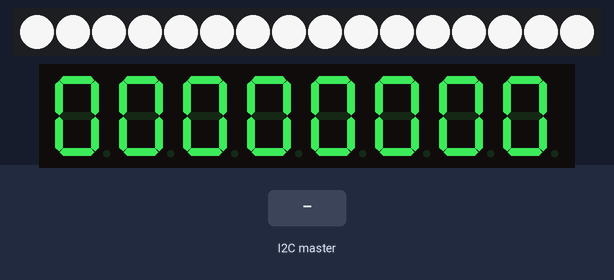
This sketch was run on a simulated Arduino Uno, built with avr-gcc and run on an emulated ATmega328P. On the bench: 16 RGB LEDs in strip order, left to right, 8-digit seven-segment display. Inputs (shaded band) come from the test bench.

Above: at 1.2 s.
1.3 s: the I2C master sends the byte 1
At 1.7 s:
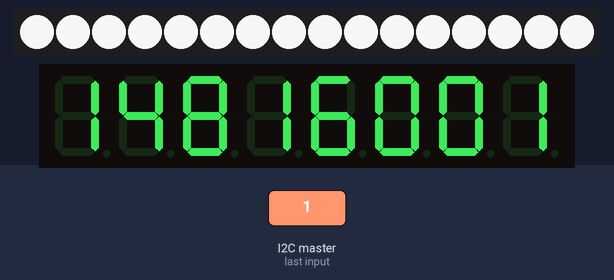
2.8 s: the I2C master sends the byte 0
At 4.0 s:
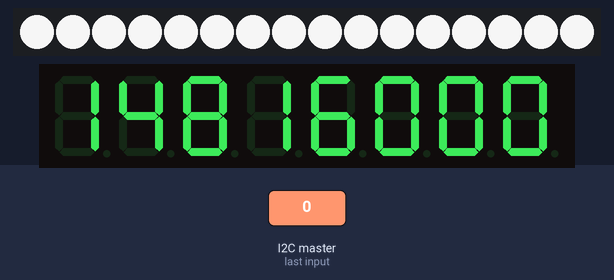
Timing chart, 0 to 5.8 s (numbered marks = the images above; inputs shaded):
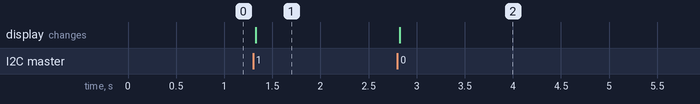

Measured:
- after the input at 1.3 s, the display: changes at once (image 1)
- after the input at 2.8 s, the display: changes at once (image 2)

The sketch:

main_display.ino
```cpp
/*
 * Code for Pinball Display Arduino
 * Mike Hilton, Eckerd College
 *
 * This program implements the score display, NeoPixel effects,
 * and sound output for the NA125 STEM course pinball machine.
 */

// If DEBUG is defined, debug messages will be printed to the serial monitor.
#undef DEBUG

#include "PixelStrand.h"

// I2C communication info
#include <Wire.h>
#define I2C_MY_ADDRESS 9

// NeoPixel Strand
// One extra pixel is allocated to simplify the pixel rotation effect
#define UseNeoPixels              // undef this if no NeoPixels are used
#ifdef UseNeoPixels
#define numNeoPixels 16            // number of pixels in strand, plus 1
#define pinNeoPixels 7            // I/O pin used to control NeoPixel strand
PixelStrand *neopixels;
#endif

///// MAX7219 8-Digital 7-Segment Display Module
#include "LedControl.h"
// The score display is built of daisy-chained 4-digit 7-segment display units
#define scoreQuadDisplays 2    // the number of displays units
#define scoreDigitsToDisplay (scoreQuadDisplays * 4)  // the number of score digits that can be displayed
#define pinScoreLoad 10    // CS pin of display
#define pinScoreClock 11   // CLK pin of display
#define pinScoreData 12    // DIN pin of display
LedControl scoreDisplay = LedControl(pinScoreData,pinScoreClock,pinScoreLoad,1);

#define UseSound
#ifdef UseSound
////// MP3 Player for Sound Effects
#include <SoftwareSerial.h>
// The serial connections on the inexpensive Catalex MP3 board we are using has
// reversed RX and TX lines
#define pinMP3_RX 5  //should connect to TX of the Serial MP3 Player module
#define pinMP3_TX 6  //connect to RX of the module
SoftwareSerial mp3(pinMP3_RX, pinMP3_TX);
#endif

////// Global variables associated with display functions
long int score = 0;     // current score
int soundID = 0;        // ID of sound to play
int lightingID = 0;     // ID of lighting routine to perform


void setup() {
  // The MAX72XX is in power-saving mode on startup, we have to do a wakeup call
  scoreDisplay.shutdown(0,false);
  // Set the brightness to a medium values
  scoreDisplay.setIntensity(0,8);
  // clear the display
  scoreDisplay.clearDisplay(0);

#ifdef UseNeoPixels
  // set up the NeoPixel strip
  pinMode(pinNeoPixels, OUTPUT);
  neopixels = new PixelStrand(numNeoPixels, pinNeoPixels);
#endif

#ifdef UseSound
  // Initialize the MP3 player by sending Select Device command (0x09) with TF option (0x02)
  sendMp3Command(0x09, 0x02);
#endif

  // configure the I2C communications channel
  Wire.begin(I2C_MY_ADDRESS);
  Wire.onReceive(I2C_ReceiveEvent);

#ifdef DEBUG
  Serial.begin(9600);
  Serial.println("Initialized");
#endif
}

void loop() {
  DisplayScore(score);

#ifdef UseSound
  if (soundID) {
    // play the sound
    sendMp3Command(0x0D, soundID);
    soundID = 0;
  }
#endif

#ifdef DEBUG
  Serial.print("Score = ");
  Serial.print(score);
  Serial.print("   sound ID = ");
  Serial.print(soundID);
  Serial.print("   lighting ID = ");
  Serial.println(lightingID);
#endif
}


void DisplayScore(long int score) {
  // Shows the score on the 7-segment LED displays.

  // extract the digits from score
  for (int i=0; i < scoreDigitsToDisplay; i++) {
    int digit = score % 10;
    score = score / 10;
    scoreDisplay.setDigit(0, i, digit, false);
  }
}


void I2C_ReceiveEvent(int numBytes) {
  // The I2C master (the scoring computer) sends messages that contain:
  //    the current score     (3 bytes, least significant byte first)
  //    sound file ID         (1 byte)
  //    lighting routine ID   (1 byte)
  unsigned char bytes[5];

  // read the data into the bytes array
  int i = 0;
  while(Wire.available() && i < 5) {
    bytes[i++] = Wire.read();
  }

  // convert the first three bytes into the new score
  long int newScore = (long int)bytes[0];
  newScore |= ((long int)bytes[1]) << 8;
  newScore |= ((long int)bytes[2]) << 16;
  score = newScore;

  soundID = bytes[3];
  lightingID = bytes[4];
}


void printPixels() {
  // Print the color values of the neopixels object.

#ifdef UseNeoPixels
    Serial.println();
    for (int i=0; i < numNeoPixels; i++) {
      Serial.print(i);
      Serial.print(": ");
      Serial.print(neopixels->getColor(i, 0));
      Serial.print(", ");
      Serial.print(neopixels->getColor(i, 1));
      Serial.print(", ");
      Serial.println(neopixels->getColor(i, 2));
    }
    Serial.println();
#endif
}


#ifdef UseSound
void sendMp3Command(int8_t command, int16_t dat)
{
  // Send a command to the MP3 player.

  static int8_t Send_buf[8] = {0}; // Buffer for Send commands

  // create the command packet
  Send_buf[0] = 0x7e;   //
  Send_buf[1] = 0xff;   //
  Send_buf[2] = 0x06;   // Len
  Send_buf[3] = command;//
  Send_buf[4] = 0x00;   // 0x00 No feedback, 0x01 feedback
  Send_buf[5] = (int8_t)(dat >> 8);  //data high byte
  Send_buf[6] = (int8_t)(dat);       //data low byte
  Send_buf[7] = 0xef;   //

  // write the command to the player
  for (uint8_t i = 0; i < 8; i++) {
    mp3.write(Send_buf[i]) ;
  }
}
#endif
```

PixelStrand.cpp
```cpp
#include "PixelStrand.h"

PixelStrand::PixelStrand(int pixelCount, int pinControl){
  numPixels = pixelCount;
  pin = pinControl;
  strand = Adafruit_NeoPixel(numPixels, pin, NEO_GRB + NEO_KHZ800);
  strand.begin();

  // initialize the strand to white
  pixelColors = new uint8_t[numPixels * 3];
  setBrightness(225);
  colorWipe(255, 255, 255, 0);

}


void PixelStrand::colorWipe(uint8_t red, uint8_t green, uint8_t blue, int wait) {
  // Fill strip pixels one after another with a color. Strip is NOT cleared
  // first; anything there will be covered pixel by pixel.
  // INPUTS:
  //  red, green, blue    color values, 0 to 255
  //  wait                delay (in milliseconds) between each pixel color change

  for(int p=0; p < numPixels; p++) {
    setColor(p, red, green, blue);
    show();
    delay(wait);
  }
}


uint8_t PixelStrand::getColor(int pixel, int channel) {
  // Return the color of pixel
  int i = pixel * 3 + channel;
  return pixelColors[i];
}


void PixelStrand::rotate(int positions) {
  // Rotates the pixel colors around the strand the specified number of positions.

  uint8_t temp_r, temp_g, temp_b;
  int i;
  int im1;  // i minus 1 pixel

  for (int p=0; p < positions; p++) {
    // rotate by one position
    i = (numPixels-1)*3;
    temp_r = pixelColors[i++];
    temp_g = pixelColors[i++];
    temp_b = pixelColors[i];

    for (int j=numPixels-1; j > 0; j--) {
      i = j * 3;
      im1= (j-1) * 3;
      pixelColors[i++] = pixelColors[im1++];
      pixelColors[i++] = pixelColors[im1++];
      pixelColors[i] = pixelColors[im1];
    }

    pixelColors[0] = temp_r;
    pixelColors[1] = temp_g;
    pixelColors[2] = temp_b;
  }

  show();
}


void PixelStrand::setBrightness(uint8_t  value) {
  // Sets the brightness of the strand.
  // Input:
  //  value       1-255; 1 is dark, 255 is maximum brightness

  strand.setBrightness(value);
}

void PixelStrand::setColor(int index, uint8_t red, uint8_t green, uint8_t blue) {
  // Set the color of the specified pixel.
  // INPUTS:
  //  index               index of pixel in strand
  //  red, green, blue    color values, 0 to 255

  int i = index * 3;
  pixelColors[i++] = red;
  pixelColors[i++] = green;
  pixelColors[i++] = blue;
}


void PixelStrand::show() {
  // Update the pixel colors and send them to the hardware.

  int i = 0;
  for (uint16_t p=0; p < numPixels; p++) {
    uint8_t r = pixelColors[i++];
    uint8_t g = pixelColors[i++];
    uint8_t b = pixelColors[i++];
    strand.setPixelColor(p, r, g, b);
  }
  strand.show();
}
```

PixelStrand.h
```cpp
#ifndef INCLUDE_PIXELSTRAND
#define INCLUDE_PIXELSTRAND

/*
 * PixelStrand Class
 * Mike Hilton, Eckerd College
 *
 * Wrapper class for a strand of NeoPixels.
 */

#include <Adafruit_NeoPixel.h>

class PixelStrand {
  private:
    int numPixels;            // number of NeoPixels in the strand
    int pin;                  // Arduino pin used to control NeoPixels (must be a PWM pin)
    uint8_t *pixelColors;     // array of color values for each pixel
    Adafruit_NeoPixel strand; // NeoPixel object

  public:
    PixelStrand(int pixelCount, int pinControl);

    void colorWipe(uint8_t red, uint8_t green, uint8_t blue, int wait); // fill strand with specified color
    uint8_t getColor(int pixel, int channel);     // gets color channel of specified pixel
//void rainbow(int wait);                       // rainbow cycle the strand
    void rotate(int positions);                   // rotate the colors by specified number of positions
    void setBrightness(uint8_t  value);           // set brightness of strand
    void setColor(int index, uint8_t red, uint8_t green, uint8_t blue); // set the color of specified pixel
    void show();                                 // display the pixels
 };

#endif
```
